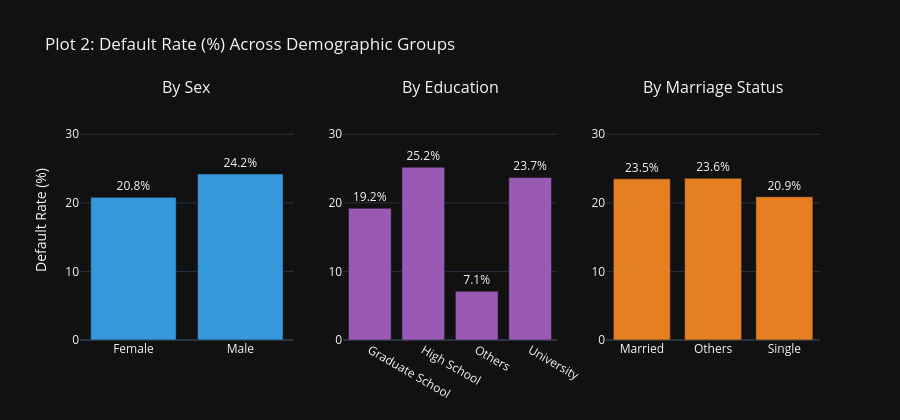
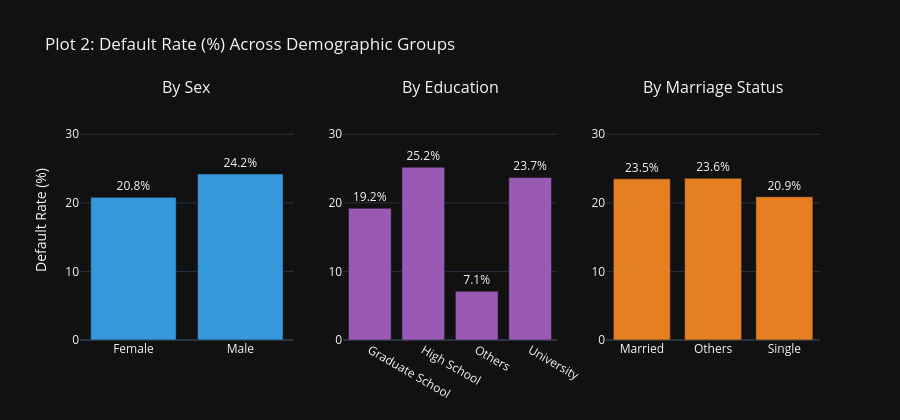

Notebook code for these charts, in order:
### Markdown cell above
---
## Plot 2 — Demographic Overview: Default Rate Across SEX, EDUCATION & MARRIAGE

**Observation:** Default rates are remarkably consistent across all demographic subgroups, hovering between 19% and 25% regardless of gender, education level, or marital status. No single demographic category shows a dramatically elevated or reduced default risk.

**Modeling Implication:** These categorical features are unlikely to be strong standalone predictors and will probably rank low in feature importance for tree-based models. However, they may contribute through interaction effects with financial variables such as `LIMIT_BAL` and `AGE`, so they should be retained in the feature set rather than dropped.

### Code cell
def get_default_rate(df, group_col, label_col):
    """Calculate default rate (%) per group."""
    grp = df.groupby(label_col)['default'].mean().reset_index()
    grp.columns = ['Group', 'Default Rate']
    grp['Default Rate (%)'] = (grp['Default Rate'] * 100).round(1)
    grp['Category'] = group_col
    return grp

sex_rates  = get_default_rate(clean_df, 'Sex',       'SEX_label')
edu_rates  = get_default_rate(clean_df, 'Education', 'EDUCATION_label')
mar_rates  = get_default_rate(clean_df, 'Marriage',  'MARRIAGE_label')

fig = make_subplots(
    rows=1, cols=3,
    subplot_titles=['By Sex', 'By Education', 'By Marriage Status']
)

for col_idx, (df_grp, color) in enumerate(
    zip([sex_rates, edu_rates, mar_rates], ['#3498db', '#9b59b6', '#e67e22']), start=1
):
    fig.add_trace(
        go.Bar(
            x=df_grp['Group'],
            y=df_grp['Default Rate (%)'],
            text=df_grp['Default Rate (%)'].astype(str) + '%',
            textposition='outside',
            marker_color=color,
            showlegend=False
        ),
        row=1, col=col_idx
    )

fig.update_layout(
    title_text='Plot 2: Default Rate (%) Across Demographic Groups',
    height=420,
    yaxis=dict(range=[0, 35], title='Default Rate (%)'),
    yaxis2=dict(range=[0, 35]),
    yaxis3=dict(range=[0, 35])
)
fig.show()

### Figure 1 — Plotly figure (JSON) as saved in the notebook; plotly's stock layout.template omitted (floating-point values rounded to 4 significant figures)
{"data": [{"marker": {"color": "#3498db"}, "showlegend": false, "text": ["20.8%", "24.2%"], "textposition": "outside", "x": ["Female", "Male"], "y": [20.8, 24.2], "type": "bar", "xaxis": "x", "yaxis": "y"}, {"marker": {"color": "#9b59b6"}, "showlegend": false, "text": ["19.2%", "25.2%", "7.1%", "23.7%"], "textposition": "outside", "x": ["Graduate School", "High School", "Others", "University"], "y": [19.2, 25.2, 7.1, 23.7], "type": "bar", "xaxis": "x2", "yaxis": "y2"}, {"marker": {"color": "#e67e22"}, "showlegend": false, "text": ["23.5%", "23.6%", "20.9%"], "textposition": "outside", "x": ["Married", "Others", "Single"], "y": [23.5, 23.6, 20.9], "type": "bar", "xaxis": "x3", "yaxis": "y3"}], "layout": {"xaxis": {"anchor": "y", "domain": [0.0, 0.2889]}, "yaxis": {"anchor": "x", "domain": [0.0, 1.0], "range": [0, 35], "title": {"text": "Default Rate (%)"}}, "xaxis2": {"anchor": "y2", "domain": [0.3556, 0.6444]}, "yaxis2": {"anchor": "x2", "domain": [0.0, 1.0], "range": [0, 35]}, "xaxis3": {"anchor": "y3", "domain": [0.7111, 1.0]}, "yaxis3": {"anchor": "x3", "domain": [0.0, 1.0], "range": [0, 35]}, "annotations": [{"font": {"size": 16}, "showarrow": false, "text": "By Sex", "x": 0.1444, "xanchor": "center", "xref": "paper", "y": 1.0, "yanchor": "bottom", "yref": "paper"}, {"font": {"size": 16}, "showarrow": false, "text": "By Education", "x": 0.5, "xanchor": "center", "xref": "paper", "y": 1.0, "yanchor": "bottom", "yref": "paper"}, {"font": {"size": 16}, "showarrow": false, "text": "By Marriage Status", "x": 0.8556, "xanchor": "center", "xref": "paper", "y": 1.0, "yanchor": "bottom", "yref": "paper"}], "title": {"text": "Plot 2: Default Rate (%) Across Demographic Groups"}, "height": 420}}

### Figure 2 — Plotly figure (JSON) as saved in the notebook; plotly's stock layout.template omitted (floating-point values rounded to 4 significant figures)
{"data": [{"marker": {"color": "#3498db"}, "showlegend": false, "text": ["20.8%", "24.2%"], "textposition": "outside", "x": ["Female", "Male"], "y": [20.8, 24.2], "type": "bar", "xaxis": "x", "yaxis": "y"}, {"marker": {"color": "#9b59b6"}, "showlegend": false, "text": ["19.2%", "25.2%", "7.1%", "23.7%"], "textposition": "outside", "x": ["Graduate School", "High School", "Others", "University"], "y": [19.2, 25.2, 7.1, 23.7], "type": "bar", "xaxis": "x2", "yaxis": "y2"}, {"marker": {"color": "#e67e22"}, "showlegend": false, "text": ["23.5%", "23.6%", "20.9%"], "textposition": "outside", "x": ["Married", "Others", "Single"], "y": [23.5, 23.6, 20.9], "type": "bar", "xaxis": "x3", "yaxis": "y3"}], "layout": {"xaxis": {"anchor": "y", "domain": [0.0, 0.2889]}, "yaxis": {"anchor": "x", "domain": [0.0, 1.0], "range": [0, 35], "title": {"text": "Default Rate (%)"}}, "xaxis2": {"anchor": "y2", "domain": [0.3556, 0.6444]}, "yaxis2": {"anchor": "x2", "domain": [0.0, 1.0], "range": [0, 35]}, "xaxis3": {"anchor": "y3", "domain": [0.7111, 1.0]}, "yaxis3": {"anchor": "x3", "domain": [0.0, 1.0], "range": [0, 35]}, "annotations": [{"font": {"size": 16}, "showarrow": false, "text": "By Sex", "x": 0.1444, "xanchor": "center", "xref": "paper", "y": 1.0, "yanchor": "bottom", "yref": "paper"}, {"font": {"size": 16}, "showarrow": false, "text": "By Education", "x": 0.5, "xanchor": "center", "xref": "paper", "y": 1.0, "yanchor": "bottom", "yref": "paper"}, {"font": {"size": 16}, "showarrow": false, "text": "By Marriage Status", "x": 0.8556, "xanchor": "center", "xref": "paper", "y": 1.0, "yanchor": "bottom", "yref": "paper"}], "title": {"text": "Plot 2: Default Rate (%) Across Demographic Groups"}, "height": 420}}
